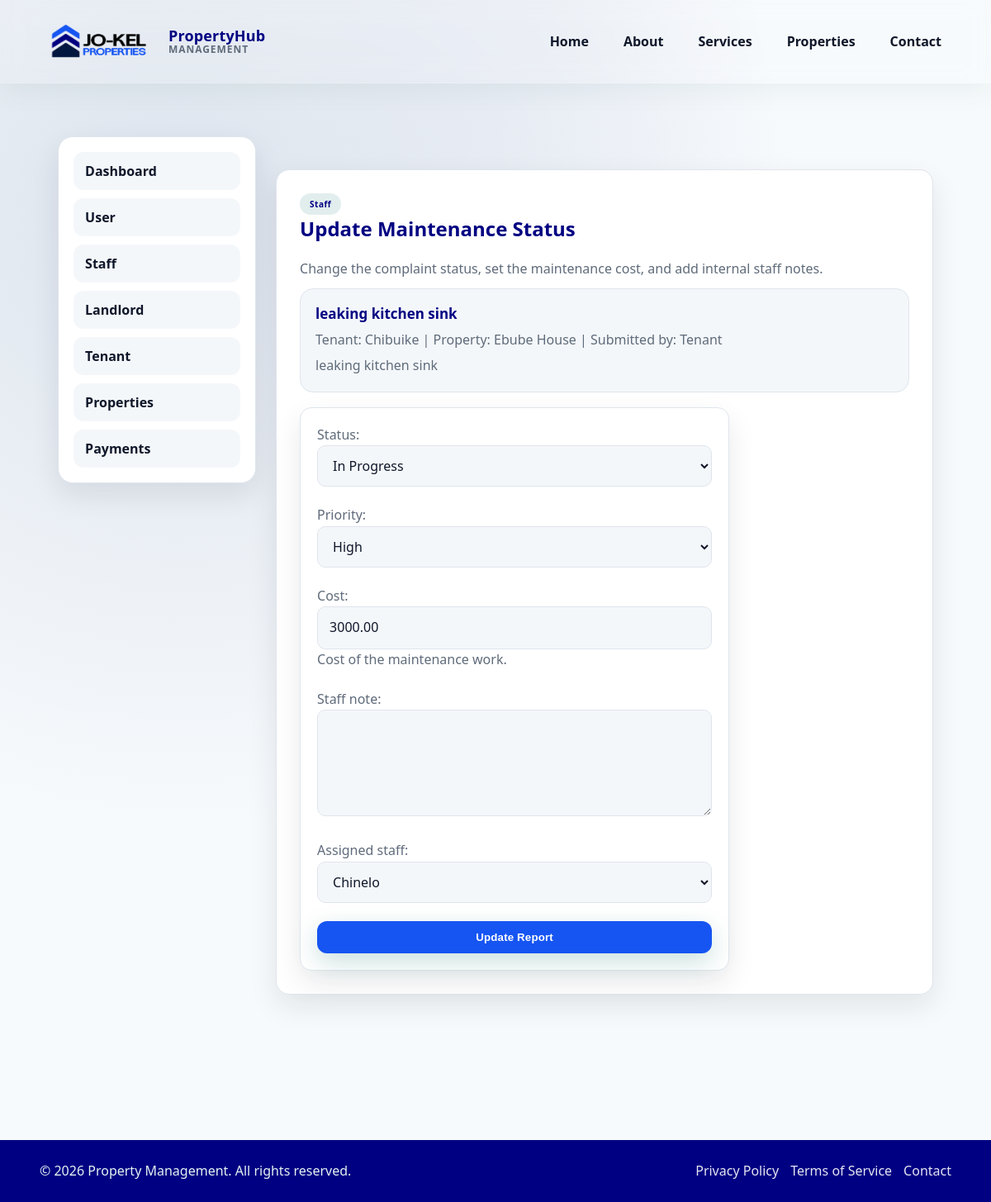
The page /maintenance/staff/3/status/ (signed in) on the database its author committed.
### apps/maintenance/models.py (models this page shows, shortened)
class MaintenanceReport(models.Model):
    STATUS_NEW = 'new'
    STATUS_IN_PROGRESS = 'in_progress'
    STATUS_RESOLVED = 'resolved'
    STATUS_CLOSED = 'closed'
    STATUS_CHOICES = [
        (STATUS_NEW, 'New'),
        (STATUS_IN_PROGRESS, 'In Progress'),
        (STATUS_RESOLVED, 'Resolved'),
        (STATUS_CLOSED, 'Closed'),
    ]
    PRIORITY_LOW = 'low'
    PRIORITY_MEDIUM = 'medium'
    PRIORITY_HIGH = 'high'
    PRIORITY_URGENT = 'urgent'
    PRIORITY_CHOICES = [
        (PRIORITY_LOW, 'Low'),
        (PRIORITY_MEDIUM, 'Medium'),
        (PRIORITY_HIGH, 'High'),
        (PRIORITY_URGENT, 'Urgent'),
    ]
    SUBMITTED_BY_STAFF = 'staff'
    SUBMITTED_BY_TENANT = 'tenant'
    SUBMITTED_BY_CHOICES = [
        (SUBMITTED_BY_STAFF, 'Staff'),
        (SUBMITTED_BY_TENANT, 'Tenant'),
    ]
    landlord = models.ForeignKey(
        Landlord,
        on_delete=models.CASCADE,
        related_name='maintenance_reports',
    )
    tenant = models.ForeignKey(
        Tenant,
        on_delete=models.SET_NULL,
        related_name='maintenance_reports',
        null=True,
        blank=True,
    )
    property = models.ForeignKey(
        Property,
        on_delete=models.SET_NULL,
        related_name='maintenance_reports',
        null=True,
        blank=True,
    )
    created_by = models.ForeignKey(
        settings.AUTH_USER_MODEL,
        on_delete=models.SET_NULL,
        related_name='submitted_maintenance_reports',
        null=True,
        blank=True,
    )
    assigned_staff = models.ForeignKey(
        settings.AUTH_USER_MODEL,
        on_delete=models.SET_NULL,
        related_name='assigned_maintenance_reports',
        null=True,
        blank=True,
    )
    submitted_by = models.CharField(
        max_length=20,
        choices=SUBMITTED_BY_CHOICES,
    )
    description = models.TextField()
    priority = models.CharField(
        max_length=20,
        choices=PRIORITY_CHOICES,
        default=PRIORITY_MEDIUM,
    )
    status = models.CharField(
        max_length=20,
        choices=STATUS_CHOICES,
        default=STATUS_NEW,
    )
    cost = models.DecimalField(
        max_digits=12,
        decimal_places=2,
        null=True,
        blank=True,
        help_text='Cost of the maintenance work.',
    )
    staff_note = models.TextField(blank=True)
    created_at = models.DateTimeField(auto_now_add=True)
    updated_at = models.DateTimeField(auto_now=True)
    resolved_at = models.DateTimeField(null=True, blank=True)
    class Meta:
        ordering = ['-created_at']
    def display_label(self):
        return Truncator(self.description).chars(60)

### apps/tenants/models.py (models this page shows, shortened)
class Tenant(models.Model):
    TENANCY_TYPE_MONTHLY = 'monthly'
    TENANCY_TYPE_QUARTERLY = 'quarterly'
    TENANCY_TYPE_BIANNUALLY = 'biannually'
    TENANCY_TYPE_YEARLY = 'yearly'
    TENANCY_TYPE_CHOICES = [
        (TENANCY_TYPE_MONTHLY, 'Monthly'),
        (TENANCY_TYPE_QUARTERLY, 'Quarterly'),
        (TENANCY_TYPE_BIANNUALLY, 'Biannually'),
        (TENANCY_TYPE_YEARLY, 'Yearly'),
    ]
    PAYMENT_MODE_CASH = 'cash'
    PAYMENT_MODE_TRANSFER = 'transfer'
    PAYMENT_MODE_CARD = 'card'
    PAYMENT_MODE_OTHER = 'other'
    PAYMENT_MODE_CHOICES = [
        (PAYMENT_MODE_CASH, 'Cash'),
        (PAYMENT_MODE_TRANSFER, 'Transfer'),
        (PAYMENT_MODE_CARD, 'Card'),
        (PAYMENT_MODE_OTHER, 'Other'),
    ]
    name = models.CharField(max_length=160)
    phone_number = models.CharField(max_length=30)
    apartment_type = models.CharField(max_length=120)
    tenancy_type = models.CharField(
        max_length=20,
        choices=TENANCY_TYPE_CHOICES,
        default=TENANCY_TYPE_MONTHLY,
    )
    payment_mode = models.CharField(max_length=20, choices=PAYMENT_MODE_CHOICES)
    address = models.TextField()
    email = models.EmailField()
    landlord = models.ForeignKey(
        Landlord,
        on_delete=models.SET_NULL,
        related_name='tenants',
        null=True,
        blank=True,
    )
    property = models.ForeignKey(
        Property,
        on_delete=models.SET_NULL,
        related_name='tenants',
        null=True,
        blank=True,
    )
    landlord_name = models.CharField(max_length=160)
    payment_amount = models.DecimalField(max_digits=12, decimal_places=2)
    created_at = models.DateTimeField(auto_now_add=True)
    updated_at = models.DateTimeField(auto_now=True)
    class Meta:
        ordering = ['name']

### apps/properties/models.py (models this page shows, shortened)
class Property(models.Model):
    landlord = models.ForeignKey(
        Landlord,
        on_delete=models.CASCADE,
        related_name='managed_properties',
    )
    property_name = models.CharField(max_length=160)
    property_type = models.CharField(max_length=120)
    number_of_units = models.PositiveIntegerField(default=1, validators=[MinValueValidator(1)])
    address = models.TextField()
    city = models.CharField(max_length=120, blank=True)
    state = models.CharField(max_length=120, blank=True)
    description = models.TextField(blank=True)
    created_at = models.DateTimeField(auto_now_add=True)
    updated_at = models.DateTimeField(auto_now=True)
    class Meta:
        ordering = ['property_name', '-created_at']

### apps/maintenance/views.py (the view, shortened to what this page needs)
# urls.py: path('staff/<int:pk>/status/', views.StaffMaintenanceUpdateView.as_view(), name='staff-update'),
class StaffMaintenanceUpdateView(StaffMaintenanceMixin, UpdateView):
    model = MaintenanceReport
    form_class = StaffMaintenanceStatusForm
    template_name = 'maintenance/staff_status_form.html'
    success_url = reverse_lazy('maintenance:staff-list')
    def get_queryset(self):
        staff_profile = self.get_staff_profile()
        return (
            MaintenanceReport.objects.select_related('landlord__user', 'tenant', 'property', 'assigned_staff')
            .filter(
                Q(tenant__in=staff_profile.tenants.all()) |
                Q(landlord__in=staff_profile.landlords.all())
            )
            .distinct()
        )
    def get_form_kwargs(self):
        kwargs = super().get_form_kwargs()
        kwargs['staff_profile'] = self.get_staff_profile()
        return kwargs

### apps/maintenance/forms.py (shortened to what this page needs)
class StaffMaintenanceStatusForm(forms.ModelForm):
    class Meta:
        model = MaintenanceReport
        fields = ('status', 'priority', 'cost', 'staff_note', 'assigned_staff')
        widgets = {
            'staff_note': forms.Textarea(attrs={'rows': 4}),
        }
    def __init__(self, *args, staff_profile=None, **kwargs):
        super().__init__(*args, **kwargs)
        self.staff_profile = staff_profile
        if staff_profile is not None:
            staff_users = [staff_profile.user]
            for profile in StaffProfile.objects.filter(
                landlords__in=staff_profile.landlords.all(),
                is_active=True,
            ).select_related('user').distinct():
                staff_users.append(profile.user)
            seen_user_ids = set()
            unique_user_ids = []
            for staff_user in staff_users:
                if staff_user.pk not in seen_user_ids:
                    seen_user_ids.add(staff_user.pk)
                    unique_user_ids.append(staff_user.pk)
            self.fields['assigned_staff'].queryset = User.objects.filter(pk__in=unique_user_ids)

### apps/accounts/adapter.py (called while the page is built)
def get_user_role(user):
    if not user.is_authenticated:
        return UserProfile.ROLE_USER
    profile = getattr(user, 'profile', None)
    if profile and profile.role:
        return profile.role
    if user.is_staff:
        return UserProfile.ROLE_STAFF
    return UserProfile.ROLE_USER

### apps/maintenance/views.py (called while the page is built)
    def dispatch(self, request, *args, **kwargs):
        if self.allowed_roles and get_user_role(request.user) not in self.allowed_roles:
            return redirect(get_dashboard_url_for_user(request.user))
        return super().dispatch(request, *args, **kwargs)

    def get_staff_profile(self):
        staff_profile, _ = StaffProfile.objects.get_or_create(user=self.request.user)
        return staff_profile

### apps/maintenance/templates/maintenance/staff_status_form.html (shortened to what this page needs)
{% extends 'dashboard/base.html' %}
{% block dashboard_content %}
<section>
    <span class="pill">Staff</span>
    <h1>Update Maintenance Status</h1>
    <p>Change the complaint status, set the maintenance cost, and add internal staff notes.</p>
    <div class="dashboard-list" style="margin-bottom: 18px;">
        <article class="dashboard-list-item">
            <h3>{{ object.display_label }}</h3>
            <p>
                Tenant: {{ object.tenant.name|default:"Not attached" }} |
                Property: {{ object.property.property_name|default:"Not attached" }} |
                Submitted by: {{ object.get_submitted_by_display }}
            </p>
            {% if object.description %}
            <p>{{ object.description }}</p>
            {% endif %}
        </article>
    </div>
    <form method="post">
        {{ form.as_p }}
        <button type="submit">Update Report</button>
    </form>
</section>
{% endblock %}

### static/css/style.css (style rules this page uses)
:root { --primary: #1655f2; --primary-dark: #000082; --accent: #ffe600; --primary: #1655f2; --primary-dark: #000082;; --accent: #ffe600; --surface: #ffffff; --surface-muted: #f5f7fb; --text: #010610; --muted: #6b7280; --border: #e5e7eb; --shadow: 0 14px 34px rgba(17, 24, 39, 0.08); --surface-muted: #f4f7fa; --text: #0f172a; --muted: #5f6b7a; --border: #dfe5ec; --shadow: 0 14px 34px rgba(15, 23, 42, 0.09); }
*, *::before, *::after { box-sizing: border-box; }
body { margin: 0; font-family: 'system-ui', -apple-system, BlinkMacSystemFont, 'Segoe UI', Roboto, Helvetica, Arial, sans-serif, 'Apple Color Emoji', 'Segoe UI Emoji', 'Segoe UI Symbol'; color: var(--text); background: radial-gradient(circle at 18% 18%, rgba(58, 89, 146, 0.14) 0, #f7fafc 48%), radial-gradient(circle at 82% 0%, rgba(19, 24, 168, 0.12) 0, #f7fafc 36%), #f7fafc; min-height: 100vh; }
section { margin-top: 40px; background: var(--surface); border: 1px solid var(--border); border-radius: 16px; padding: 28px; box-shadow: var(--shadow); }
section p { margin: 0 0 10px; color: var(--muted); line-height: 1.6; }
h1, h2, h3, h4, h5, h6 { color: var(--primary-dark); margin-top: 0; }
p { line-height: 1.7; color: var(--muted); }
button, .btn { display: inline-flex; align-items: center; justify-content: center; gap: 8px; padding: 12px 16px; border-radius: 12px; border: none; background: var(--primary); color: #ffffff; font-weight: 700; letter-spacing: 0.01em; cursor: pointer; transition: transform 0.2s ease, box-shadow 0.2s ease, background 0.2s ease; box-shadow: 0 10px 30px rgba(15, 118, 110, 0.22); }
form { display: grid; gap: 12px; max-width: 520px; padding: 20px; background: var(--surface); border: 1px solid var(--border); border-radius: 14px; box-shadow: var(--shadow); }
input, textarea, select { width: 100%; padding: 12px 14px; border-radius: 10px; border: 1px solid var(--border); background: var(--surface-muted); font: inherit; color: var(--text); transition: border 0.2s ease, box-shadow 0.2s ease; }
.pill { display: inline-block; padding: 6px 12px; border-radius: 999px; background: rgba(15, 118, 110, 0.12); color: var(--primary-dark); font-weight: 600; font-size: 10px; letter-spacing: 0.05em; }
.dashboard-list { display: grid; gap: 14px; }
.dashboard-list-item { padding: 18px; border-radius: 16px; background: var(--surface-muted); border: 1px solid var(--border); }
.dashboard-list-item h3 { margin: 0 0 8px; font-size: 17px; }
.dashboard-list-item p { margin: 6px 0 0; }

### rows shown on the page
MaintenanceReport: display_label "leaking kitchen sink", tenant.name "Chibuike", property.property_name "Ebube House", submitted_by "Tenant", description "leaking kitchen sink", status "In Progress", priority "High", cost "3000.00", assigned_staff "Chinelo"
